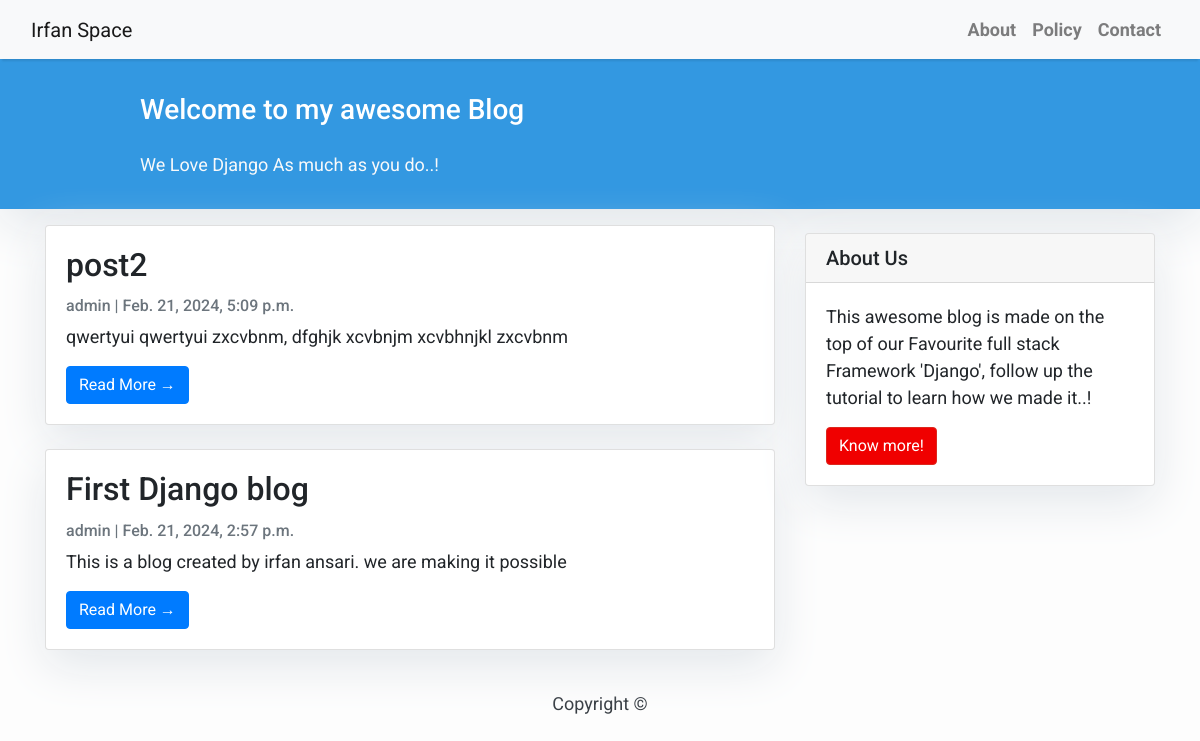
The page / on the database its author committed.
### blog/models.py (models this page shows, shortened)
class Post(models.Model):
    title = models.CharField(max_length=200, unique=True)
    slug = models.SlugField(max_length=200, unique=True)
    author = models.ForeignKey(User, on_delete= models.CASCADE,related_name='blog_posts')
    updated_on = models.DateTimeField(auto_now= True)
    content = models.TextField()
    created_on = models.DateTimeField(auto_now_add=True)
    status = models.IntegerField(choices=STATUS, default=0)
    class Meta:
        ordering = ['-created_on']

### blog/views.py (the view)
# urls.py: path('', views.PostList.as_view(), name='home'),
class PostList(generic.ListView):
    queryset = Post.objects.filter(status=1).order_by('-created_on')
    template_name = 'index.html'

### templates/index.html (shortened to what this page needs)
{% extends "base.html" %}
{% block content %}
<header class="masthead">
    <div class="container">
        <div class="row">
            <div class=" col-md-8 col-md-10 mx-auto">
                <div class="site-heading">
                    <h3 class=" site-heading my-4 mt-3 text-white"> Welcome to my awesome Blog </h3>
                    <p class="text-light">We Love Django As much as you do..! &nbsp
                    </p>
                </div>
            </div>
        </div>
    </div>
</header>
<div class="container">
    <div class="row">
        <div class="col-md-8 mt-3 left">
            {% for post in post_list %}
            <div class="card mb-4">
                <div class="card-body">
                    <h2 class="card-title">{{ post.title }}</h2>
                    <p class="card-text text-muted h6">{{ post.author }} | {{ post.created_on}} </p>
                    <p class="card-text">{{post.content|slice:":200" }}</p>
                    <a href="{% url 'post_detail' post.slug  %}" class="btn btn-primary">Read More &rarr;</a>
                </div>
            </div>
            {% endfor %}
        </div>
        {% block sidebar %} {% include 'sidebar.html' %} {% endblock sidebar %}
    </div>
</div>
{%endblock%}

### templates/base.html (shortened to what this page needs)
<!DOCTYPE html>
<html>
    <head>
        <link rel="stylesheet" href="https://maxcdn.bootstrapcdn.com/bootstrap/4.0.0/css/bootstrap.min.css"
 />
    </head>
    <body>
        <nav class="navbar navbar-expand-lg navbar-light bg-light shadow" id="mainNav">
            <div class="container-fluid">
                <a class="navbar-brand" href="{% url 'home' %}">Irfan Space</a>
                <div class="collapse navbar-collapse" id="navbarResponsive">
                    <ul class="navbar-nav ml-auto">
                        <li class="nav-item text-black">
                            <a class="nav-link text-black font-weight-bold" href="#">About</a>
                        </li>
                        <li class="nav-item text-black">
                            <a class="nav-link text-black font-weight-bold" href="#">Policy</a>
                        </li>
                        <li class="nav-item text-black">
                            <a class="nav-link text-black font-weight-bold" href="#">Contact</a>
                        </li>
                    </ul>
                </div>
            </div>
        </nav>
        {% block content %}{% endblock content %}
        <footer class="py-3 bg-grey">
            <p class="m-0 text-dark text-center ">Copyright &copy;
        </footer>
    </body>
</html>

### templates/sidebar.html (shortened to what this page needs)
{% block sidebar %}
<div class="col-md-4 float-right ">
<div class="card my-4">
        <h5 class="card-header">About Us</h5>
    <div class="card-body">
        <p class="card-text"> This awesome blog is made on the top of our Favourite full stack Framework 'Django', follow up the tutorial to learn how we made it..!</p>
        <a href="https://djangocentral.com/building-a-blog-application-with-django"
           class="btn btn-danger">Know more!</a>
    </div>
</div>
</div>
{% endblock sidebar %}

### templates/base.html (style rules this page uses)
body { font-family: "Roboto", sans-serif; font-size: 17px; background-color: #fdfdfd; }
.shadow { box-shadow: 0 4px 2px -2px rgba(0, 0, 0, 0.1); }
.btn-danger { color: #fff; background-color: #f00000; border-color: #dc281e; }
.masthead { background: #3398E1; height: auto; padding-bottom: 15px; box-shadow: 0 16px 48px #E3E7EB; padding-top: 10px; }

### templates/index.html (style rules this page uses)
body { font-family: "Roboto", sans-serif; font-size: 18px; background-color: #fdfdfd; }
.card { box-shadow: 0 16px 48px #E3E7EB; }

### templates/sidebar.html (style rules this page uses)
.card { box-shadow: 0 16px 48px #E3E7EB; }

### rows shown on the page
Post: title "post2", author "admin", created_on "Feb. 21, 2024, 5:09 p.m.", content "qwertyui qwertyui zxcvbnm, dfghjk xcvbnjm xcvbhnjkl zxcvbnm"
Post: title "First Django blog", author "admin", created_on "Feb. 21, 2024, 2:57 p.m.", content "This is a blog created by irfan ansari. we are making it possible"
